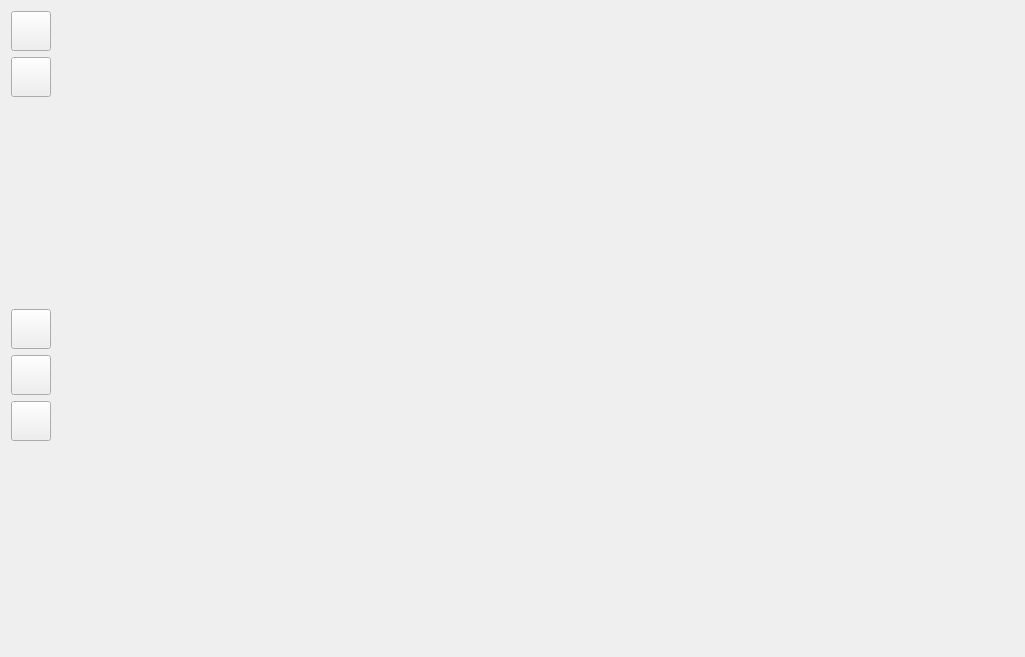
<?xml version="1.0" encoding="UTF-8"?>
<ui version="4.0">
 <class>HeaderTableItemEditPage</class>
 <widget class="QWidget" name="HeaderTableItemEditPage">
  <property name="geometry">
   <rect>
    <x>0</x>
    <y>0</y>
    <width>1025</width>
    <height>657</height>
   </rect>
  </property>
  <property name="windowTitle">
   <string>Form</string>
  </property>
  <layout class="QGridLayout" name="layoutPage">
   <item row="2" column="0">
    <widget class="QPushButton" name="btnBack">
     <property name="sizePolicy">
      <sizepolicy hsizetype="Maximum" vsizetype="Maximum">
       <horstretch>0</horstretch>
       <verstretch>0</verstretch>
      </sizepolicy>
     </property>
     <property name="maximumSize">
      <size>
       <width>40</width>
       <height>40</height>
      </size>
     </property>
     <property name="font">
      <font>
       <family>Roboto</family>
       <pointsize>12</pointsize>
      </font>
     </property>
     <property name="toolTip">
      <string>Back</string>
     </property>
     <property name="text">
      <string/>
     </property>
     <property name="icon">
      <iconset resource="resources.qrc">
       <normaloff>:/images/arrow_back.png</normaloff>:/images/arrow_back.png</iconset>
     </property>
     <property name="iconSize">
      <size>
       <width>34</width>
       <height>34</height>
      </size>
     </property>
    </widget>
   </item>
   <item row="3" column="0">
    <widget class="QPushButton" name="btnSave">
     <property name="sizePolicy">
      <sizepolicy hsizetype="Maximum" vsizetype="Maximum">
       <horstretch>0</horstretch>
       <verstretch>0</verstretch>
      </sizepolicy>
     </property>
     <property name="maximumSize">
      <size>
       <width>40</width>
       <height>40</height>
      </size>
     </property>
     <property name="font">
      <font>
       <family>Roboto</family>
       <pointsize>12</pointsize>
      </font>
     </property>
     <property name="toolTip">
      <string>Save</string>
     </property>
     <property name="text">
      <string/>
     </property>
     <property name="icon">
      <iconset resource="resources.qrc">
       <normaloff>:/images/save.png</normaloff>:/images/save.png</iconset>
     </property>
     <property name="iconSize">
      <size>
       <width>34</width>
       <height>34</height>
      </size>
     </property>
    </widget>
   </item>
   <item row="4" column="0">
    <spacer name="upSpacer">
     <property name="orientation">
      <enum>Qt::Vertical</enum>
     </property>
     <property name="sizeType">
      <enum>QSizePolicy::Minimum</enum>
     </property>
    </spacer>
   </item>
   <item row="5" column="0">
    <widget class="QPushButton" name="btnAdd">
     <property name="sizePolicy">
      <sizepolicy hsizetype="Maximum" vsizetype="Maximum">
       <horstretch>0</horstretch>
       <verstretch>0</verstretch>
      </sizepolicy>
     </property>
     <property name="maximumSize">
      <size>
       <width>40</width>
       <height>40</height>
      </size>
     </property>
     <property name="font">
      <font>
       <family>Roboto</family>
       <pointsize>12</pointsize>
      </font>
     </property>
     <property name="toolTip">
      <string>Add</string>
     </property>
     <property name="text">
      <string/>
     </property>
     <property name="icon">
      <iconset resource="resources.qrc">
       <normaloff>:/images/add.png</normaloff>:/images/add.png</iconset>
     </property>
     <property name="iconSize">
      <size>
       <width>34</width>
       <height>34</height>
      </size>
     </property>
    </widget>
   </item>
   <item row="6" column="0">
    <widget class="QPushButton" name="btnEdit">
     <property name="sizePolicy">
      <sizepolicy hsizetype="Maximum" vsizetype="Maximum">
       <horstretch>0</horstretch>
       <verstretch>0</verstretch>
      </sizepolicy>
     </property>
     <property name="maximumSize">
      <size>
       <width>40</width>
       <height>40</height>
      </size>
     </property>
     <property name="font">
      <font>
       <family>Roboto</family>
       <pointsize>12</pointsize>
      </font>
     </property>
     <property name="toolTip">
      <string>Edit</string>
     </property>
     <property name="text">
      <string/>
     </property>
     <property name="icon">
      <iconset resource="resources.qrc">
       <normaloff>:/images/edit.png</normaloff>:/images/edit.png</iconset>
     </property>
     <property name="iconSize">
      <size>
       <width>34</width>
       <height>34</height>
      </size>
     </property>
    </widget>
   </item>
   <item row="7" column="0">
    <widget class="QPushButton" name="btnRemove">
     <property name="sizePolicy">
      <sizepolicy hsizetype="Maximum" vsizetype="Maximum">
       <horstretch>0</horstretch>
       <verstretch>0</verstretch>
      </sizepolicy>
     </property>
     <property name="maximumSize">
      <size>
       <width>40</width>
       <height>40</height>
      </size>
     </property>
     <property name="font">
      <font>
       <family>Roboto</family>
       <pointsize>12</pointsize>
      </font>
     </property>
     <property name="toolTip">
      <string>Remove</string>
     </property>
     <property name="text">
      <string/>
     </property>
     <property name="icon">
      <iconset resource="resources.qrc">
       <normaloff>:/images/delete_forever.png</normaloff>:/images/delete_forever.png</iconset>
     </property>
     <property name="iconSize">
      <size>
       <width>34</width>
       <height>34</height>
      </size>
     </property>
     <property name="flat">
      <bool>false</bool>
     </property>
    </widget>
   </item>
   <item row="8" column="0">
    <spacer name="downSpacer">
     <property name="orientation">
      <enum>Qt::Vertical</enum>
     </property>
     <property name="sizeType">
      <enum>QSizePolicy::Minimum</enum>
     </property>
    </spacer>
   </item>
   <item row="2" column="1" rowspan="7" colspan="7">
    <widget class="HeaderTableItem" name="hitEditingItem" native="true"/>
   </item>
  </layout>
 </widget>
 <customwidgets>
  <customwidget>
   <class>HeaderTableItem</class>
   <extends>QWidget</extends>
   <header>headertableitem.h</header>
   <container>1</container>
  </customwidget>
 </customwidgets>
 <resources>
  <include location="resources.qrc"/>
 </resources>
 <connections/>
</ui>
